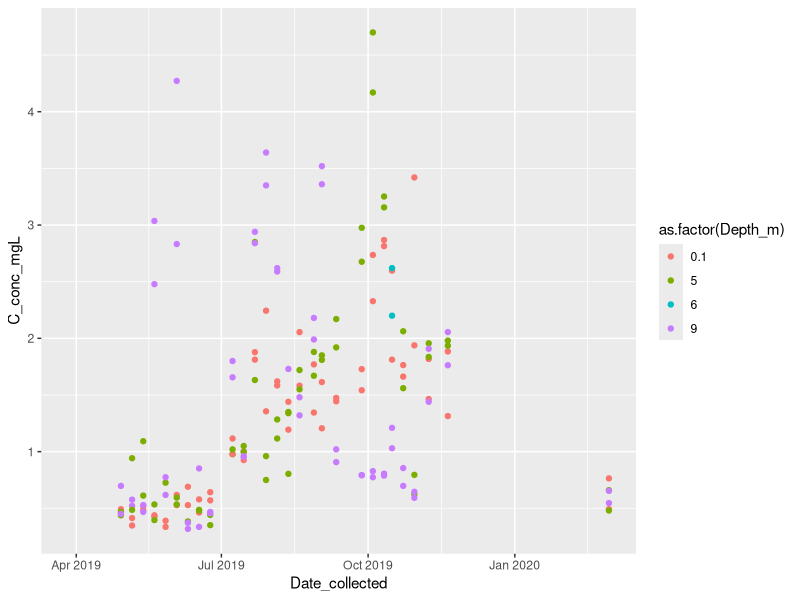
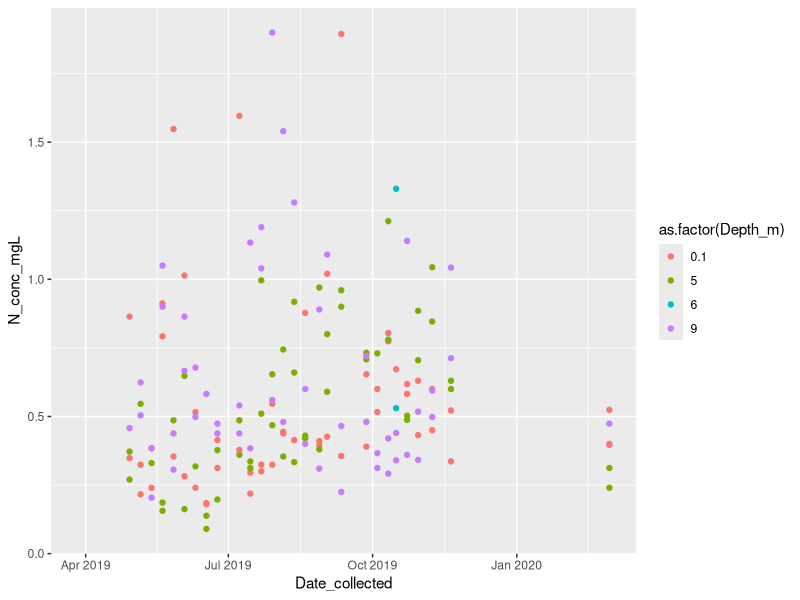

Write the R code that produced these figures, in order.
## ---- chunk 1
library(readxl)
library(tidyverse)

log = read_excel("FilterLog.xlsx") #Import filter log

log = log %>% mutate( #Create date, depth, and rep variables from ID
  Date_collected = str_extract(ID, "[0-9]+ [A-Z|a-z]{3} [0-9]+"),
  Date_collected = as.Date(Date_collected, format = "%d %b %y"),
  Depth = as.numeric(str_extract(str_extract(ID, "[0-9|.]+m "),"[0-9|.]+")),
  Rep = str_extract(str_extract(ID, " [r|R][0-9]"),"[0-9]"),
  full_ID = paste(Date_collected,Depth,Rep))

cn = read_excel("POC_datafile.xlsx") #Import CN data

cn = cn %>% mutate( #Create date, depth, and rep variables from ID
  Date_collected = str_extract(Name, "([0-9][^ ]+) "),
  Date_collected = as.Date(Date_collected, format = "%d%b%y"),
  Depth = as.numeric(str_extract(str_extract(Name, "[0-9|.]+m "),"[0-9|.]+")),
  Rep = str_extract(str_extract(Name, " [r|R][0-9]"),"[0-9]"),
  full_ID = paste(Date_collected,Depth,Rep))

#cn$full_ID[!cn$full_ID %in% log$full_ID]

#####
#IDs that are in one file but not the other:

#log
#"2019-08-12 9 1" <-mislabeled  
#"2019-07-29 9 1" <- mislabeled
#"2019-05-27 5 2"<- missing
#"2019-06-10 5 2"  <- missing
#
#cn
#[1] "2019-03-27 5 1" <- missing

#####

full = log%>%
  full_join(cn, by = c("Date_collected", "Depth", 'Rep'))%>% #combine filter log and cn data
  mutate(N_g = N_mg/1000, #Change units to grams
         C_g = C_mg/1000)%>%
  select(Date_collected, Depth,Rep,Volume_filtered_mL,Mass_pre_filtering_g,Mass_post_filtering_g,N_g,C_g,Notes,Reactor_exhausted_yn,Below_LOQ_N,Below_LOQ_C)%>% #Reorder variables
  rename(Depth_m = Depth)%>%
  mutate(Mass_post_filtering_g = 0.3) #Post filtering mass was not recorded. Bobbie approximated all as 0.3 g

#Set Flags
bd_flag = 1 #Flag for below detection values, can be changed
reactor_flag = 2 #reactor exhausted. N set to NA, C retained (flag number can be changed as necessary)

full$N_g[full$Reactor_exhausted_yn==1]<-NA #When the reactor is exhausted, N values need to be removed
full$Flag_C <- ifelse(full$Reactor_exhausted_yn == 0, 0, reactor_flag)
full$Flag_N <- ifelse(full$Reactor_exhausted_yn == 0, 0, reactor_flag)
full$Flag_C <- ifelse(full$Below_LOQ_C == 0, full$Flag_C, bd_flag) #Flag values below detection
full$Flag_N <- ifelse(full$Below_LOQ_N == 0, full$Flag_N, bd_flag)

full = full%>% #Remove the variables used to create these flags
  select(-Reactor_exhausted_yn,-Below_LOQ_N,-Below_LOQ_C)

full= full%>% #Calculate summary varaibles: percent C and N in sample, and C and N conc in filtered water
  mutate(percent_N = N_g/(Mass_post_filtering_g-Mass_pre_filtering_g)*100,
         percent_C = C_g/(Mass_post_filtering_g-Mass_pre_filtering_g)*100,
         N_conc_mgL = N_g/Volume_filtered_mL*1000000,
         C_conc_mgL = C_g/Volume_filtered_mL*1000000)

full%>% #Plot C conc over time
  ggplot(aes(x = Date_collected, y = C_conc_mgL,color = as.factor(Depth_m)))+
  geom_point()

full%>% #Plot N conc over time
  ggplot(aes(x = Date_collected, y = N_conc_mgL,color = as.factor(Depth_m)))+
  geom_point()

#full[full$Depth_m == 6,]
#There are two samples from october 16, 2019 that are recorded as being from 6m depth (both on the filter log and the foil)
